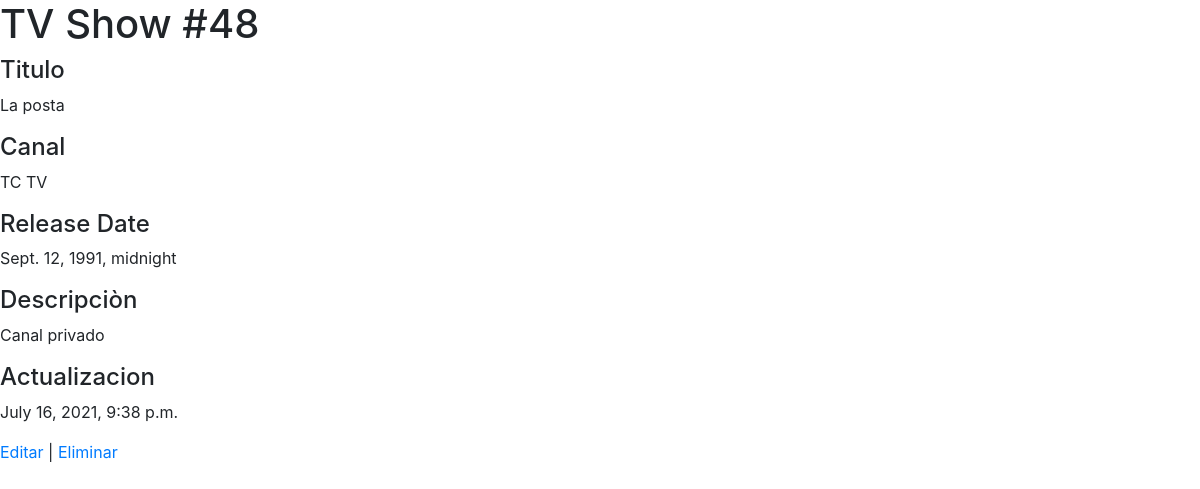
The page /shows/48 on the database its author committed.
### restful_tv_app/models.py (models this page shows)
class Show(models.Model):
    title = models.CharField(max_length=50)
    network = models.CharField(max_length=50)
    release_date = models.DateTimeField()
    description = models.TextField()
    created_at = models.DateTimeField(auto_now_add=True)
    updated_at = models.DateTimeField(auto_now=True)
    objects = ShowManager()

### restful_tv_app/views.py (the view)
# urls.py: path('shows/<int:id>', views.show),
def show(request, id):
    one_show =Show.objects.get(id=id)
    context = {
        'show': one_show
    }
    return render(request, 'show.html', context)

### restful_tv_app/templates/show.html (shortened to what this page needs)
<!DOCTYPE html>
<html lang="en">
<head>
    <link href="https://stackpath.bootstrapcdn.com/bootstrap/4.5.0/css/bootstrap.min.css" rel="stylesheet">
    {% load static %}
    <link rel="stylesheet" href="{% static 'css/style.css' %}">
</head>
<body>
    <h1>TV Show #{{ show.id }}</h1>
    <h4>Titulo</h4>
    <p>{{ show.title }}</p>
    <h4>Canal</h4>
    <p>{{ show.network }}</p>
    <h4>Release Date</h4>
    <p>{{ show.release_date }}</p>
    <h4>Descripciòn</h4>
    <p>{{ show.description }}</p>
    <h4>Actualizacion</h4>
    <p>{{ show.updated_at }}</p>
    <a href="/shows/{{ show.id }}/edit">Editar</a> | <a href="/shows/{{ show.id }}/delete">Eliminar</a>
</body>
</html>

### restful_tv_app/static/css/style.css (style rules this page uses)
* { margin: 0px; padding: 0px; }

### rows shown on the page
Show: id "48", title "La posta", network "TC TV", release_date "Sept. 12, 1991, midnight", description "Canal privado", updated_at "July 16, 2021, 9:38 p.m."
